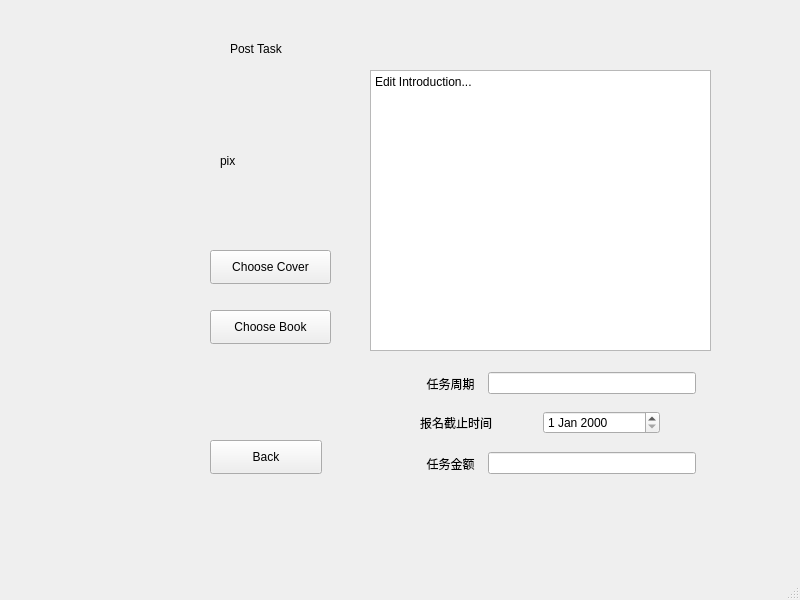
<?xml version="1.0" encoding="UTF-8"?>
<ui version="4.0">
 <class>TaskWindow</class>
 <widget class="QMainWindow" name="TaskWindow">
  <property name="geometry">
   <rect>
    <x>0</x>
    <y>0</y>
    <width>800</width>
    <height>600</height>
   </rect>
  </property>
  <property name="windowTitle">
   <string>MainWindow</string>
  </property>
  <widget class="QWidget" name="centralwidget">
   <widget class="QStackedWidget" name="mainstacked">
    <property name="geometry">
     <rect>
      <x>170</x>
      <y>10</y>
      <width>571</width>
      <height>501</height>
     </rect>
    </property>
    <property name="currentIndex">
     <number>2</number>
    </property>
    <widget class="QWidget" name="choosepage0">
     <widget class="QPushButton" name="postButton">
      <property name="geometry">
       <rect>
        <x>40</x>
        <y>350</y>
        <width>112</width>
        <height>34</height>
       </rect>
      </property>
      <property name="text">
       <string>Post Task</string>
      </property>
      <property name="iconSize">
       <size>
        <width>30</width>
        <height>24</height>
       </size>
      </property>
     </widget>
     <widget class="QPushButton" name="leadButton">
      <property name="geometry">
       <rect>
        <x>190</x>
        <y>350</y>
        <width>112</width>
        <height>34</height>
       </rect>
      </property>
      <property name="sizePolicy">
       <sizepolicy hsizetype="Fixed" vsizetype="Fixed">
        <horstretch>0</horstretch>
        <verstretch>0</verstretch>
       </sizepolicy>
      </property>
      <property name="text">
       <string>Lead Task</string>
      </property>
      <property name="iconSize">
       <size>
        <width>30</width>
        <height>24</height>
       </size>
      </property>
     </widget>
     <widget class="QPushButton" name="tranButton">
      <property name="geometry">
       <rect>
        <x>340</x>
        <y>350</y>
        <width>141</width>
        <height>34</height>
       </rect>
      </property>
      <property name="text">
       <string>Translate Tasks</string>
      </property>
      <property name="iconSize">
       <size>
        <width>30</width>
        <height>24</height>
       </size>
      </property>
     </widget>
     <widget class="QLineEdit" name="searchEdit">
      <property name="geometry">
       <rect>
        <x>370</x>
        <y>60</y>
        <width>113</width>
        <height>25</height>
       </rect>
      </property>
      <property name="text">
       <string>Search...</string>
      </property>
     </widget>
    </widget>
    <widget class="QWidget" name="searchpage1">
     <widget class="QPushButton" name="backButton01">
      <property name="geometry">
       <rect>
        <x>50</x>
        <y>430</y>
        <width>112</width>
        <height>34</height>
       </rect>
      </property>
      <property name="text">
       <string>Back</string>
      </property>
     </widget>
    </widget>
    <widget class="QWidget" name="postpage2">
     <widget class="QLabel" name="postlabel">
      <property name="geometry">
       <rect>
        <x>60</x>
        <y>30</y>
        <width>81</width>
        <height>18</height>
       </rect>
      </property>
      <property name="text">
       <string>Post Task</string>
      </property>
     </widget>
     <widget class="QPushButton" name="bookButton1">
      <property name="geometry">
       <rect>
        <x>40</x>
        <y>300</y>
        <width>121</width>
        <height>34</height>
       </rect>
      </property>
      <property name="text">
       <string>Choose Book</string>
      </property>
     </widget>
     <widget class="QPushButton" name="coverButton">
      <property name="geometry">
       <rect>
        <x>40</x>
        <y>240</y>
        <width>121</width>
        <height>34</height>
       </rect>
      </property>
      <property name="text">
       <string>Choose Cover</string>
      </property>
     </widget>
     <widget class="QPlainTextEdit" name="taskintroEdit">
      <property name="geometry">
       <rect>
        <x>200</x>
        <y>60</y>
        <width>341</width>
        <height>281</height>
       </rect>
      </property>
      <property name="plainText">
       <string>Edit Introduction...</string>
      </property>
     </widget>
     <widget class="QLabel" name="pixlabel_2">
      <property name="geometry">
       <rect>
        <x>50</x>
        <y>90</y>
        <width>111</width>
        <height>121</height>
       </rect>
      </property>
      <property name="text">
       <string>pix</string>
      </property>
     </widget>
     <widget class="QWidget" name="layoutWidget">
      <property name="geometry">
       <rect>
        <x>250</x>
        <y>440</y>
        <width>276</width>
        <height>27</height>
       </rect>
      </property>
      <layout class="QHBoxLayout" name="horizontalLayout_3">
       <item>
        <widget class="QLabel" name="paymentlabel">
         <property name="text">
          <string>  任务金额  </string>
         </property>
        </widget>
       </item>
       <item>
        <widget class="QLineEdit" name="paymentEdit"/>
       </item>
      </layout>
     </widget>
     <widget class="QPushButton" name="backButton02">
      <property name="geometry">
       <rect>
        <x>40</x>
        <y>430</y>
        <width>112</width>
        <height>34</height>
       </rect>
      </property>
      <property name="text">
       <string>Back</string>
      </property>
     </widget>
     <widget class="QWidget" name="layoutWidget_2">
      <property name="geometry">
       <rect>
        <x>250</x>
        <y>360</y>
        <width>276</width>
        <height>27</height>
       </rect>
      </property>
      <layout class="QHBoxLayout" name="horizontalLayout">
       <item>
        <widget class="QLabel" name="Tcirclelabel">
         <property name="text">
          <string>  任务周期  </string>
         </property>
        </widget>
       </item>
       <item>
        <widget class="QLineEdit" name="TcircleEdit"/>
       </item>
      </layout>
     </widget>
     <widget class="QWidget" name="layoutWidget_3">
      <property name="geometry">
       <rect>
        <x>250</x>
        <y>400</y>
        <width>240</width>
        <height>26</height>
       </rect>
      </property>
      <layout class="QHBoxLayout" name="horizontalLayout_2">
       <item>
        <widget class="QLabel" name="label_2">
         <property name="text">
          <string>报名截止时间</string>
         </property>
        </widget>
       </item>
       <item>
        <widget class="QDateEdit" name="dateEdit"/>
       </item>
      </layout>
     </widget>
    </widget>
   </widget>
  </widget>
  <widget class="QMenuBar" name="menubar">
   <property name="geometry">
    <rect>
     <x>0</x>
     <y>0</y>
     <width>800</width>
     <height>30</height>
    </rect>
   </property>
  </widget>
  <widget class="QStatusBar" name="statusbar"/>
 </widget>
 <resources/>
 <connections/>
</ui>
